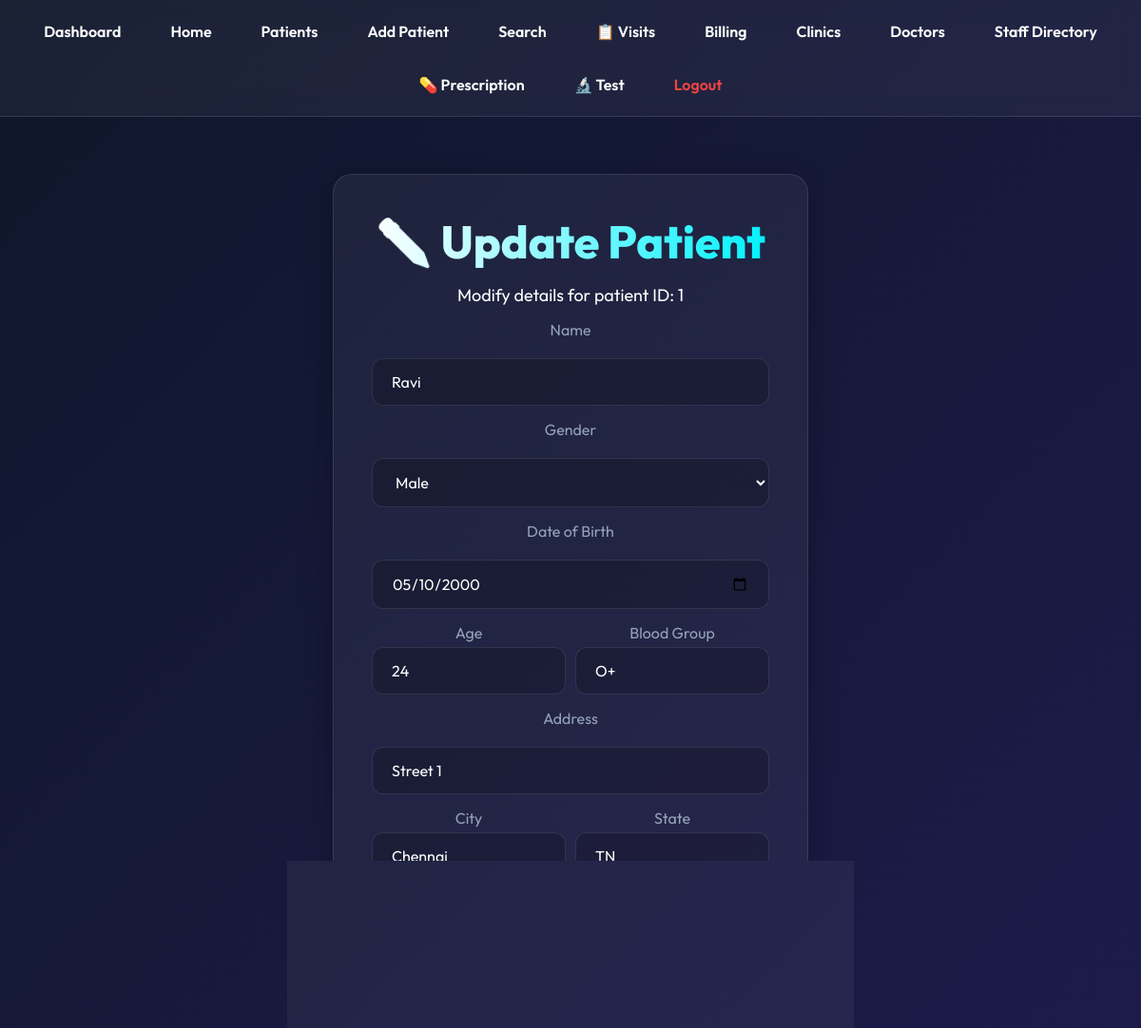
Screenshot of /update_patient.php?id=1 (signed in) with the database file from the repository.
### tables this page shows
CREATE TABLE PATIENT (
              Patient_ID INTEGER PRIMARY KEY,
              Name TEXT NOT NULL,
              Gender TEXT,
              DOB TEXT,
              Age INTEGER,
              Blood_Group TEXT,
              Address TEXT,
              City TEXT,
              State TEXT
            );

### db.php (called while the page is built, shortened)
<?php
class AppDbResult {
    private array $rows;
    private int $index = 0;
    public function __construct(array $rows) {
        $this->rows = $rows;
    }
    public function fetch_assoc(): ?array {
        if ($this->index < count($this->rows)) {
            return $this->rows[$this->index++];
        }
        return null;
    }
}
class AppDb {
    private ?PDO $pdo;
    public function __construct(?PDO $pdo) {
        $this->pdo = $pdo;
    }
    public function query(string $sql) {
        $trimmed = ltrim($sql);
        if (preg_match('/^SELECT\b|^WITH\b|^SHOW\b|^PRAGMA\b/i', $trimmed)) {
            try {
                $stmt = $this->pdo->query($sql);
                $rows = $stmt ? $stmt->fetchAll(PDO::FETCH_ASSOC) : [];
                return new AppDbResult($rows);
            } catch (PDOException $e) {
                $this->error = $e->getMessage();
                return false;
            }
        }
    }
    public function real_escape_string($value): string {
        return str_replace(["\\", "'"], ["\\\\", "''"], (string) $value);
    }
}
$dbFile = __DIR__ . '/clinic.db';
if (class_exists('PDO') && class_exists('SQLite3')) {
    $pdo = new PDO('sqlite:' . $dbFile);
    $pdo->setAttribute(PDO::ATTR_ERRMODE, PDO::ERRMODE_EXCEPTION);
    $pdo->exec('PRAGMA foreign_keys = ON;');
    $conn = new AppDb($pdo);
}
?>

### update_patient.php (the view, shortened to what this page needs)
<?php
include 'db.php';
$id = $conn->real_escape_string($_GET['id']);
$result = $conn->query("SELECT * FROM PATIENT WHERE Patient_ID='$id'");
$row = $result->fetch_assoc();
include 'header.php';
?>
<div class="card" style="max-width: 500px; margin-bottom: 40px;">
    <h1>✏️ Update Patient</h1>
    <p class="subtitle">Modify details for patient ID: <?php echo htmlspecialchars($id); ?></p>
    <form method="POST">
        <label style="display:block; margin-bottom: 5px; color: var(--text-secondary);">Name</label>
        <input name="name" value="<?php echo htmlspecialchars($row['Name'] ?? ''); ?>" placeholder="Name" required>
        <label style="display:block; margin-bottom: 5px; color: var(--text-secondary);">Gender</label>
        <select name="gender" required>
            <option value="M" <?php if(($row['Gender'] ?? '')=='M') echo 'selected'; ?>>Male</option>
        </select>
        <label style="display:block; margin-bottom: 5px; color: var(--text-secondary);">Date of Birth</label>
        <input type="date" name="dob" value="<?php echo htmlspecialchars($row['DOB'] ?? ''); ?>">
        <div style="display:flex; gap: 10px;">
            <div style="flex:1;">
                <label style="display:block; margin-bottom: 5px; color: var(--text-secondary);">Age</label>
                <input type="number" name="age" value="<?php echo htmlspecialchars($row['Age'] ?? ''); ?>" placeholder="Age">
            </div>
            <div style="flex:1;">
                <label style="display:block; margin-bottom: 5px; color: var(--text-secondary);">Blood Group</label>
                <?php $bg = $row['Blood_Group'] ?? $row['Blood_group'] ?? $row['blood_group'] ?? ''; ?>
                <input type="text" name="blood_group" value="<?php echo htmlspecialchars($bg); ?>" placeholder="e.g. O+">
            </div>
        </div>
        <label style="display:block; margin-bottom: 5px; color: var(--text-secondary);">Address</label>
        <input type="text" name="address" value="<?php echo htmlspecialchars($row['Address'] ?? ''); ?>" placeholder="Street Address">
        <div style="display:flex; gap: 10px;">
            <div style="flex:1;">
                <label style="display:block; margin-bottom: 5px; color: var(--text-secondary);">City</label>
                <input type="text" name="city" value="<?php echo htmlspecialchars($row['City'] ?? ''); ?>" placeholder="City">
            </div>
            <div style="flex:1;">
                <label style="display:block; margin-bottom: 5px; color: var(--text-secondary);">State</label>
                <input type="text" name="state" value="<?php echo htmlspecialchars($row['State'] ?? ''); ?>" placeholder="State">
            </div>
        </div>
        <button type="submit" name="update" class="btn" style="width: 100%; margin-top: 20px;">Update All Details</button>
    </form>
</div>
<?php include 'footer.php'; ?>

### style.css (style rules this page uses)
:root { --text-primary: #ffffff; --text-secondary: #94a3b8; --bg-gradient-1: #0f172a; --bg-gradient-2: #1e1b4b; --glass-bg: rgba(255, 255, 255, 0.05); --glass-border: rgba(255, 255, 255, 0.1); --accent-color: #00f2fe; --accent-hover: #4facfe; --danger-color: #ef4444; }
* { box-sizing: border-box; margin: 0; padding: 0; }
body { font-family: 'Outfit', sans-serif; background: linear-gradient(135deg, var(--bg-gradient-1), var(--bg-gradient-2)); background-attachment: fixed; color: var(--text-primary); min-height: 100vh; display: flex; flex-direction: column; }
h1 { font-size: 48px; font-weight: 800; margin-bottom: 10px; text-align: center; background: linear-gradient(90deg, #fff, var(--accent-color)); -webkit-background-clip: text; background-clip: text; -webkit-text-fill-color: transparent; }
.subtitle { font-size: 18px; color: var(--text-secondary); text-align: center; margin-bottom: 50px; }
.card { background: var(--glass-bg); backdrop-filter: blur(16px); border: 1px solid var(--glass-border); border-radius: 20px; padding: 40px; box-shadow: 0 8px 32px rgba(0, 0, 0, 0.3); margin: 0 auto; max-width: 500px; text-align: center; transition: transform 0.3s ease, box-shadow 0.3s ease; }
.card p { font-size: 18px; margin: 15px 0; color: var(--text-primary); }
.btn, .card a.btn-link { display: inline-block; text-decoration: none; background: linear-gradient(45deg, var(--accent-color), var(--accent-hover)); color: #0f172a; font-weight: 700; padding: 12px 24px; margin: 10px 5px; border-radius: 12px; border: none; font-size: 16px; cursor: pointer; transition: all 0.3s ease; box-shadow: 0 4px 15px rgba(0, 242, 254, 0.3); width: calc(100% - 10px); max-width: 300px; }
form { display: flex; flex-direction: column; gap: 15px; align-items: center; width: 100%; }
input, select { width: 100%; padding: 14px 20px; border-radius: 12px; border: 1px solid var(--glass-border); background: rgba(0, 0, 0, 0.2); color: var(--text-primary); font-size: 16px; font-family: 'Outfit', sans-serif; outline: none; transition: border-color 0.3s; }
input::placeholder { color: var(--text-secondary); }
option { background: var(--bg-gradient-1); color: var(--text-primary); }

### rows the page displays
patient: name "Ravi", gender "Male", dob "05/10/2000", age "24", blood_group "O+", address "Street 1", city "Chennai", state "TN"

### other values shown
$id "1"
